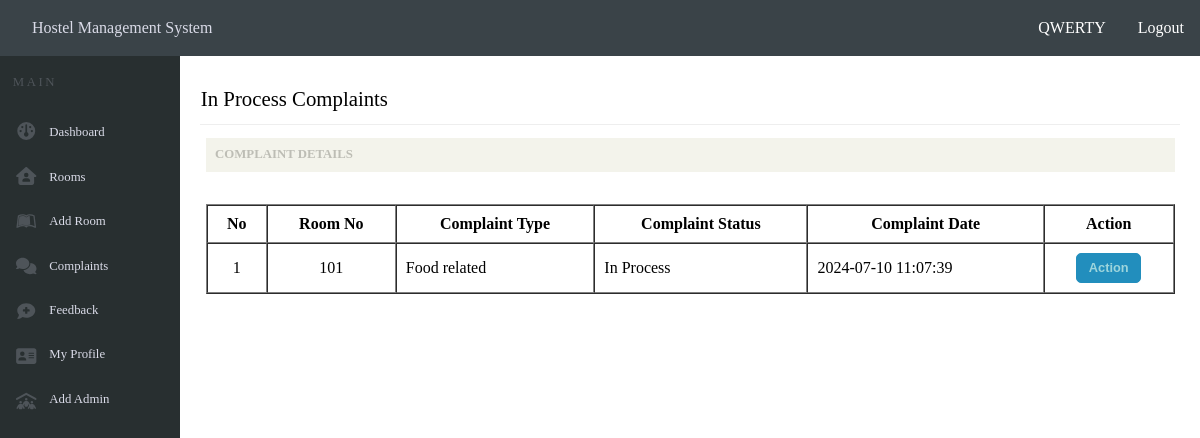
Page /inprocesscomplaint.php (signed in) on the committed database.
### tables this page shows
CREATE TABLE `register_complaint` (
  `register_complaint_id` int(5) NOT NULL,
  `registration_no` int(3) NOT NULL,
  `room_no` varchar(8) NOT NULL,
  `complaint_type` varchar(12) NOT NULL,
  `explain_complaint` varchar(300) NOT NULL,
  `file_name` varchar(500) NOT NULL,
  `complaint_status` varchar(30) NOT NULL DEFAULT 'Unprocessed',
  `complaint_date` timestamp NOT NULL DEFAULT current_timestamp()
);

### inprocesscomplaint.php (the view, shortened to what this page needs)
<?php
include 'connectdatabase.php';
class InProcessComplaint {
    private $conn;
    public function __construct($conn) {
        $this->conn = $conn;
    }
    public function getAdminName($email) {
        $email = mysqli_real_escape_string($this->conn, $email);
        $sql = "SELECT username FROM admin_login WHERE admin_email = '$email'";
        $result = mysqli_query($this->conn, $sql);
        if ($result && mysqli_num_rows($result) > 0) {
            $row = mysqli_fetch_assoc($result);
            return $row['username'];
        }
    }
    public function getInProcessComplaints() {
        $status = mysqli_real_escape_string($this->conn, "In Process");
        $query = "SELECT register_complaint_id, room_no, complaint_type, complaint_status, complaint_date
                FROM register_complaint
                WHERE complaint_status = '$status'";
        $result = mysqli_query($this->conn, $query);
        if ($result) {
            return mysqli_fetch_all($result, MYSQLI_ASSOC);
        } else {
            die("Query failed: " . mysqli_error($this->conn));
        }
    }
}
$inProcessComplaint = new InProcessComplaint($conn);
$email = $_SESSION["email"];
$fullName = $inProcessComplaint->getAdminName($email);
$result = $inProcessComplaint->getInProcessComplaints();
?>
<!DOCTYPE html>
<html lang="en">
<head>
    <link rel="stylesheet" href="headerandnavbar.css">
    <link rel="stylesheet" href="maincontent.css">
    <link rel="stylesheet" href="roomdetail.css">
</head>
<body>
    <header>
        <a href="dashboardadmin.php">Hostel Management System</a>
        <div class="user-info">
            <span><?php echo htmlspecialchars($fullName); ?></span>
            <a href="logout.php">Logout</a>
        </div>
    </header>
    <div class="main">
        <div class="navbar">
            <p id="none">MAIN</p>
            <div class="contentnavbar">
                <div class="iconnavbar">
                </div>
                <div class="textnavbar">
                    <a href="dashboardadmin.php"><p id="dashboard">Dashboard</p></a>
                    <a href="roominfo.php"><p id="rooms">Rooms</p></a>
                    <a href="addroom.php"><p id="addRoom">Add Room</p></a>
                    <a href="registeredcomplaint.php"><p id="complaints">Complaints</p></a>
                    <a href="registeredfeedback.php"><p id="feedback">Feedback</p></a>
                    <a href="profileadmin.php"><p id="myProfile">My Profile</p></a>
                    <a href="addadmin.php"><p id="addAdmin">Add Admin</p></a>
                </div>
            </div>
        </div>
        <div class="maincontent">
            <p id="userlogin">In Process Complaints</p>
            <hr>
            <div class="container">
                <div class="box">
                    <div class="boxheader">
                        <p>COMPLAINT DETAILS</p>
                    </div>
                    <div class="boxinfo">
                        <table border="1" cellspacing="0">
                            <thead>
                                <tr>
                                    <th>No</th>
                                    <th>Room No</th>
                                    <th>Complaint Type</th>
                                    <th>Complaint Status</th>
                                    <th>Complaint Date</th>
                                    <th>Action</th>
                                </tr>
                            </thead>
                            <tbody>
                                <?php $i = 1; ?>
                                <?php foreach ($result as $row) : ?>
                                <tr>
                                    <td id="center"><?= $i; ?></td>
                                    <td id="center"><?= $row["room_no"]; ?></td>
                                    <td><?= $row["complaint_type"]; ?></td>
                                    <td><?= $row["complaint_status"]; ?></td>
                                    <td><?= $row["complaint_date"]; ?></td>
                                    <td id="center"><a href="complaintactionadmin.php?id=<?php echo $row['register_complaint_id']; ?>"><button>Action</button></a></td>
                                </tr>
                                <?php $i++; ?>
                                <?php endforeach; ?>
                            </tbody>
                        </table>
                    </div>
                </div>
            </div>
        </div>
    </div>
</body>
</html>

### headerandnavbar.css (style rules this page uses)
* { margin: 0; padding: 0; box-sizing: border-box; }
html, body { height: 100%; }
body { display: flex; flex-direction: column; }
header { width: 100%; height: 3.5em; display: flex; align-items: center; justify-content: space-between; background-color: #3A4348; position: fixed; top: 0; left: 0; right: 0; }
header a { margin-left: 2em; color: #DADBE8; text-decoration: none; cursor: pointer; }
.user-info { display: flex; align-items: center; justify-content: space-evenly; padding-right: 1em; }
.user-info span, .user-info a { color: #fff; }
.main { display: flex; flex: 1; margin-top: 3.5em; }
.navbar { background-color: #282F30; width: 15%; height: calc(100% - 3.5em); position: fixed; top: 3.5em; bottom: 0; }
.navbar p { color: #4E5459; letter-spacing: .2em; font-size: .8em; padding: 1.5em 0 0 1em; }
.contentnavbar { display: flex; }
.iconnavbar { display: flex; flex-direction: column; align-items: center; justify-content: space-between; height: 18em; margin: 2em 0 0 1em; }
.textnavbar { display: flex; flex-direction: column; justify-content: space-between; width: 100%; margin-top: 1em; height: 18.8em; }
.textnavbar a { text-decoration: none; }
.textnavbar p { color: #DADBE8; letter-spacing: normal; }

### maincontent.css (style rules this page uses)
.maincontent { width: 100%; margin-left: 15%; overflow-y: auto; height: calc(100vh - 3.5em); }
#userlogin { margin: 1.5em 0 0 1em; font-size: 1.3em; }
hr { background-color: #eee; border: 0 none; color: #eee; height: 1px; margin: .8em auto; width: 96%; }

### roomdetail.css (style rules this page uses)
.container { display: flex; justify-content: center; width: 100%; height: 80%; }
.box { width: 95%; }
.boxheader { background-color: #F3F3EB; padding: .6em; }
.boxheader p { color: #BDBDB5; font-weight: 600; font-size: .8em; }
.boxinfo { width: 100%; margin-top: 2em; padding-bottom: 1em; }
.boxinfo table { width: 100%; }
th, td { padding: 9px; }
table button { background-color: #228EBD; color: #9ED5DC; font-weight: bold; font-size: .8em; padding: .5em .9em; border-radius: 5px; border: 1px solid #228EBD; }
#center { text-align: center; }

### rows in the picture
register_complaint: room_no "101", complaint_type "Food related", complaint_status "In Process", complaint_date "2024-07-10 11:07:39"

### other values in the picture
$fullName "QWERTY"
